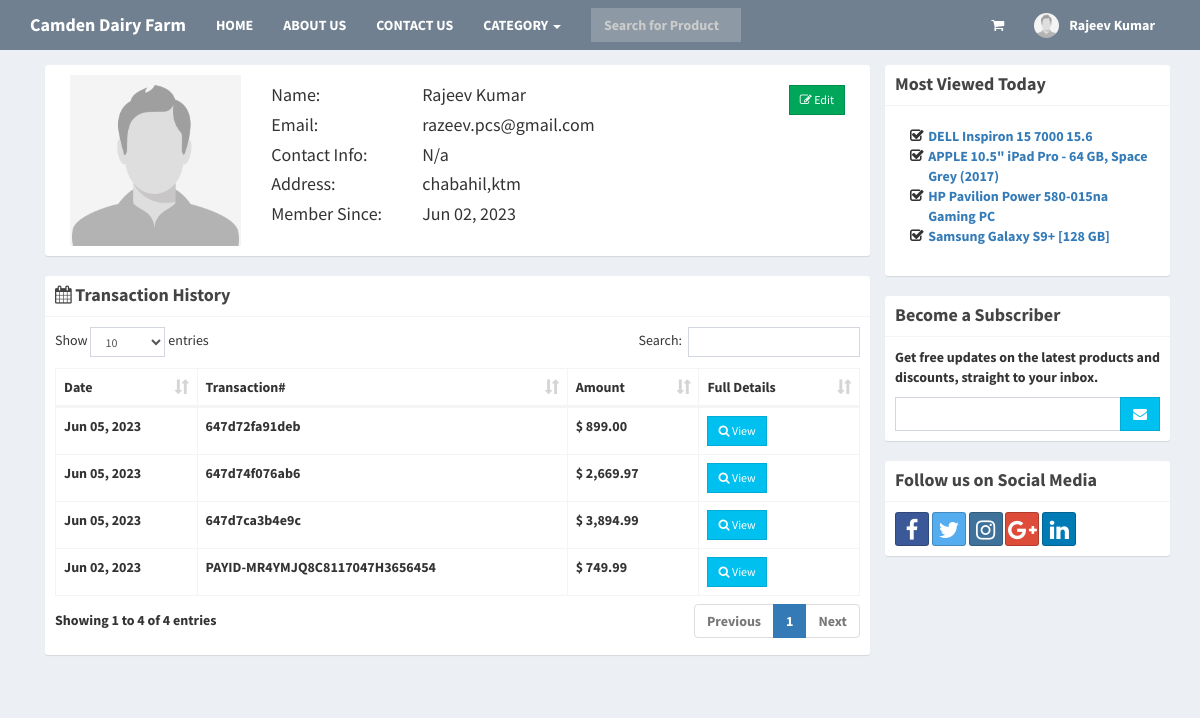
/profile.php (signed in), run on the app's committed database.
### tables this page shows
CREATE TABLE `users` (
  `id` int(11) NOT NULL,
  `email` varchar(200) NOT NULL,
  `password` varchar(60) NOT NULL,
  `type` int(1) NOT NULL,
  `firstname` varchar(50) NOT NULL,
  `lastname` varchar(50) NOT NULL,
  `address` text NOT NULL,
  `contact_info` varchar(100) NOT NULL,
  `photo` varchar(200) NOT NULL,
  `status` int(1) NOT NULL,
  `activate_code` varchar(15) NOT NULL,
  `reset_code` varchar(15) NOT NULL,
  `created_on` date NOT NULL
);

CREATE TABLE `sales` (
  `id` int(11) NOT NULL,
  `user_id` int(11) NOT NULL,
  `pay_id` varchar(50) NOT NULL,
  `sales_date` date NOT NULL,
  `total` varchar(254) NOT NULL,
  `paid` varchar(254) NOT NULL,
  `due` varchar(254) NOT NULL
);

CREATE TABLE `products` (
  `id` int(11) NOT NULL,
  `category_id` int(11) NOT NULL,
  `name` text NOT NULL,
  `description` text NOT NULL,
  `slug` varchar(200) NOT NULL,
  `price` double NOT NULL,
  `photo` varchar(200) NOT NULL,
  `date_view` date NOT NULL,
  `counter` int(11) NOT NULL,
  `expiry_date` date NOT NULL,
  `production_date` date NOT NULL,
  `cost` int(254) NOT NULL,
  `quantity` int(254) NOT NULL
);

### includes/session.php (called while the page is built, shortened)
<?php
	include 'includes/conn.php';
	if(isset($_SESSION['user'])){
		$conn = $pdo->open();
		try{
			$stmt = $conn->prepare("SELECT * FROM users WHERE id=:id");
			$stmt->execute(['id'=>$_SESSION['user']]);
			$user = $stmt->fetch();
		}
		catch(PDOException $e){
			echo "There is some problem in connection: " . $e->getMessage();
		}
	}
?>

### profile.php (the view, shortened to what this page needs)
<?php include 'includes/session.php'; ?>
<?php include 'includes/header.php'; ?>
<body class="hold-transition skin-blue layout-top-nav">
<div class="wrapper">
	<?php include 'includes/navbar.php'; ?>
	  <div class="content-wrapper">
	    <div class="container">
	      <section class="content">
	        <div class="row">
	        	<div class="col-sm-9">
	        		<div class="box box-solid">
	        			<div class="box-body">
	        				<div class="col-sm-3">
	        					<img src="<?php echo (!empty($user['photo'])) ? 'images/'.$user['photo'] : 'images/profile.jpg'; ?>" width="100%">
	        				</div>
	        				<div class="col-sm-9">
	        					<div class="row">
	        						<div class="col-sm-3">
	        							<h4>Name:</h4>
	        							<h4>Email:</h4>
	        							<h4>Contact Info:</h4>
	        							<h4>Address:</h4>
	        							<h4>Member Since:</h4>
	        						</div>
	        						<div class="col-sm-9">
	        							<h4><?php echo $user['firstname'].' '.$user['lastname']; ?>
	        								<span class="pull-right">
	        									<a href="#edit" class="btn btn-success btn-flat btn-sm" data-toggle="modal"><i class="fa fa-edit"></i> Edit</a>
	        								</span>
	        							</h4>
	        							<h4><?php echo $user['email']; ?></h4>
	        							<h4><?php echo (!empty($user['contact_info'])) ? $user['contact_info'] : 'N/a'; ?></h4>
	        							<h4><?php echo (!empty($user['address'])) ? $user['address'] : 'N/a'; ?></h4>
	        							<h4><?php echo date('M d, Y', strtotime($user['created_on'])); ?></h4>
	        						</div>
	        					</div>
	        				</div>
	        			</div>
	        		</div>
	        		<div class="box box-solid">
	        			<div class="box-header with-border">
	        				<h4 class="box-title"><i class="fa fa-calendar"></i> <b>Transaction History</b></h4>
	        			</div>
	        			<div class="box-body">
	        				<table class="table table-bordered" id="example1">
	        					<thead>
	        						<th>Date</th>
	        						<th>Transaction#</th>
	        						<th>Amount</th>
	        						<th>Full Details</th>
	        					</thead>
	        					<tbody>
	        					<?php
	        						$conn = $pdo->open();
	        						try{
	        							$stmt = $conn->prepare("SELECT * FROM sales WHERE user_id=:user_id ORDER BY sales_date DESC");
	        							$stmt->execute(['user_id'=>$user['id']]);
	        							foreach($stmt as $row){
	        								$stmt2 = $conn->prepare("SELECT *,details.quantity as qty FROM details LEFT JOIN products ON products.id=details.product_id WHERE sales_id=:id");
	        								$stmt2->execute(['id'=>$row['id']]);
	        								$total = 0;
	        								foreach($stmt2 as $row2){
	        									$subtotal = $row2['price']*$row2['qty'];
	        									$total += $subtotal;
	        								}
	        								echo "
	        									<tr>
	        										<td class='hidden'></td>
	        										<td>".date('M d, Y', strtotime($row['sales_date']))."</td>
	        										<td>".$row['pay_id']."</td>
	        										<td>&#36; ".number_format($total, 2)."</td>
	        										<td><button class='btn btn-sm btn-flat btn-info transact' data-id='".$row['id']."'><i class='fa fa-search'></i> View</button></td>
	        									</tr>
	        								";
	        							}
	        						}
        							catch(PDOException $e){
										echo "There is some problem in connection: " . $e->getMessage();
									}
	        					?>
	        					</tbody>
	        				</table>
	        			</div>
	        		</div>
	        	</div>
	        	<div class="col-sm-3">
	        		<?php include 'includes/sidebar.php'; ?>
	        	</div>
	        </div>
	      </section>
	    </div>
	  </div>
</div>
</body>
</html>

### includes/navbar.php (shortened to what this page needs)
<header class="main-header">
  <nav class="navbar navbar-static-top">
    <div class="container">
      <div class="navbar-header">
        <a href="index.php" class="navbar-brand"><b> Camden Dairy Farm</a>
      </div>
      <div class="collapse navbar-collapse pull-left" id="navbar-collapse">
        <ul class="nav navbar-nav">
          <li><a href="index.php">HOME</a></li>
          <li><a href="">ABOUT US</a></li>
          <li><a href="">CONTACT US</a></li>
          <li class="dropdown">
            <a href="#" class="dropdown-toggle" data-toggle="dropdown">CATEGORY <span class="caret"></span></a>
          </li>
        </ul>
        <form method="POST" class="navbar-form navbar-left" action="search.php">
          <div class="input-group">
              <input type="text" class="form-control" id="navbar-search-input" name="keyword" placeholder="Search for Product" required>
          </div>
        </form>
      </div>
      <div class="navbar-custom-menu">
        <ul class="nav navbar-nav">
          <li class="dropdown messages-menu">
            <a href="#" class="dropdown-toggle" data-toggle="dropdown">
              <i class="fa fa-shopping-cart"></i>
            </a>
          </li>
          <?php
            if(isset($_SESSION['user'])){
              $image = (!empty($user['photo'])) ? 'images/'.$user['photo'] : 'images/profile.jpg';
              echo '
                <li class="dropdown user user-menu">
                  <a href="#" class="dropdown-toggle" data-toggle="dropdown">
                    <img src="'.$image.'" class="user-image" alt="User Image">
                    <span class="hidden-xs">'.$user['firstname'].' '.$user['lastname'].'</span>
                  </a>
                  <ul class="dropdown-menu">
                    <li class="user-header">
                      <img src="'.$image.'" class="img-circle" alt="User Image">
                      <p>
                        '.$user['firstname'].' '.$user['lastname'].'
                        <small>Member since '.date('M. Y', strtotime($user['created_on'])).'</small>
                      </p>
                    </li>
                    <li class="user-footer">
                      <div class="pull-left">
                        <a href="profile.php" class="btn btn-default btn-flat">Profile</a>
                      </div>
                      <div class="pull-right">
                        <a href="logout.php" class="btn btn-default btn-flat">Sign out</a>
                      </div>
                    </li>
                  </ul>
                </li>
              ';
            }
            else{
              echo "
                <li><a href='login.php'>LOGIN</a></li>
                <li><a href='signup.php'>SIGNUP</a></li>
              ";
            }
          ?>
        </ul>
      </div>
    </div>
  </nav>
</header>

### includes/sidebar.php (shortened to what this page needs)
<div class="row">
	<div class="box box-solid">
	  	<div class="box-header with-border">
	    	<h3 class="box-title"><b>Most Viewed Today</b></h3>
	  	</div>
	  	<div class="box-body">
	  		<ul id="trending">
	  		<?php
	  			$now = date('Y-m-d');
	  			$conn = $pdo->open();
	  			$stmt = $conn->prepare("SELECT * FROM products WHERE date_view=:now ORDER BY counter DESC LIMIT 10");
	  			$stmt->execute(['now'=>$now]);
	  			foreach($stmt as $row){
	  				echo "<li><a href='product.php?product=".$row['slug']."'>".$row['name']."</a></li>";
	  			}
	  		?>
	  	</div>
	</div>
</div>
<div class="row">
	<div class="box box-solid">
	  	<div class="box-header with-border">
	    	<h3 class="box-title"><b>Become a Subscriber</b></h3>
	  	</div>
	  	<div class="box-body">
	    	<p>Get free updates on the latest products and discounts, straight to your inbox.</p>
	    	<form method="POST" action="">
		    	<div class="input-group">
	                <input type="text" class="form-control">
	                <span class="input-group-btn">
	                    <button type="button" class="btn btn-info btn-flat"><i class="fa fa-envelope"></i> </button>
	                </span>
	            </div>
		    </form>
	  	</div>
	</div>
</div>
<div class="row">
	<div class='box box-solid'>
	  	<div class='box-header with-border'>
	    	<h3 class='box-title'><b>Follow us on Social Media</b></h3>
	  	</div>
	  	<div class='box-body'>
	    	<a class="btn btn-social-icon btn-facebook"><i class="fa fa-facebook"></i></a>
	    	<a class="btn btn-social-icon btn-twitter"><i class="fa fa-twitter"></i></a>
	    	<a class="btn btn-social-icon btn-instagram"><i class="fa fa-instagram"></i></a>
	    	<a class="btn btn-social-icon btn-google"><i class="fa fa-google-plus"></i></a>
	    	<a class="btn btn-social-icon btn-linkedin"><i class="fa fa-linkedin"></i></a>
	  	</div>
	</div>
</div>

### includes/header.php (style rules this page uses)
@media (min-width: 768px) { #navbar-search-input { width: 60px; } }
@media (min-width: 992px) { #navbar-search-input { width: 150px; } }
#trending { list-style: none; padding:10px 5px 10px 15px; }
#trending li { padding-left: 1.3em; }
#trending li:before { content: "\f046"; font-family: FontAwesome; display: inline-block; margin-left: -1.3em; width: 1.3em; }

### data on the page
users: firstname "Rajeev", lastname "Kumar", email "razeev.pcs@gmail.com", address "chabahil,ktm", created_on "Jun 02, 2023"
sales: sales_date "Jun 05, 2023", pay "647d72fa91deb", total "899.00"
sales: sales_date "Jun 05, 2023", pay "647d74f076ab6", total "2,669.97"
sales: sales_date "Jun 05, 2023", pay "647d7ca3b4e9c", total "3,894.99"
sales: sales_date "Jun 02, 2023", pay "PAYID-MR4YMJQ8C8117047H3656454", total "749.99"
products: name "DELL Inspiron 15 7000 15.6"
products: name "APPLE 10.5\" iPad Pro - 64 GB, Space Grey (2017)"
products: name "HP Pavilion Power 580-015na Gaming PC"
products: name "Samsung Galaxy S9+ [128 GB]"
